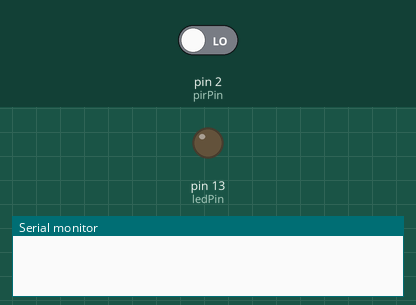
Recording of a sketch running on a simulated Arduino Uno, built with avr-gcc and run on an emulated ATmega328P. On the bench: output pins drawn as LEDs (lit = HIGH), the last lines printed to the serial monitor. Inputs (shaded band) come from the test bench; at power-on: pin 2 (pirPin) LOW.

Above: at 1.2 s.
1.3 s: pin 2 (pirPin) driven HIGH
At 2.4 s:
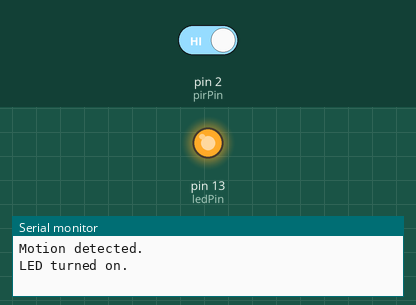
2.8 s: pin 2 (pirPin) driven LOW
Timing chart, 0 to 5.8 s (numbered marks = the images above; inputs shaded):
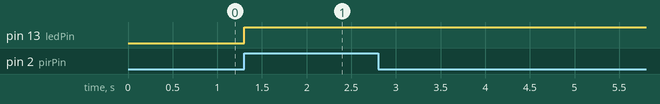

The sketch:

night-lamp.ino
```cpp
/* Connect output of PIR sensor to the Arduino analog input.
 * Detection of movement should cause 3.3 volts on the outputs.
 *
 *   Check:
 *     - How reliable detection is
 *     - How far detection works
 *     - Under which light conditions detection works
 *     - How long is output on, after detection event
 *
 * Create app to turn light on for 10 minutes after movement
 * detection is observed, use integrated led on pin 13 as light.
*/

#define pirPin 2
#define ledPin 13
boolean detected = false;
boolean ledOn = false;
long long lightStarted = -1;
long long lightTimeout = 600000;

void setup() {
  Serial.begin(9600);
  pinMode(pirPin, INPUT);
  pinMode(ledPin, OUTPUT);
  digitalWrite(ledPin, LOW);
}

void loop() {
   if(digitalRead(pirPin) == HIGH) {
      if(!detected) {
         detected = true;
         digitalWrite(ledPin, HIGH);
         ledOn = true;
         lightStarted = millis();
         Serial.println("Motion detected.");
         Serial.println("LED turned on.");
      }
   }

   if(digitalRead(pirPin) == LOW) {
      if(detected) {
         detected = false;
         Serial.println("Motion ended.");
      }
   }

   if(ledOn && millis() - lightStarted >= lightTimeout) {
      Serial.println("Timeout expired. LED turned off.");
      digitalWrite(ledPin, LOW);
      ledOn = false;
      lightStarted = -1;
   }
}
```

Measured:
- after the input at 1.3 s, pin 13 (ledPin): LOW → HIGH at once
